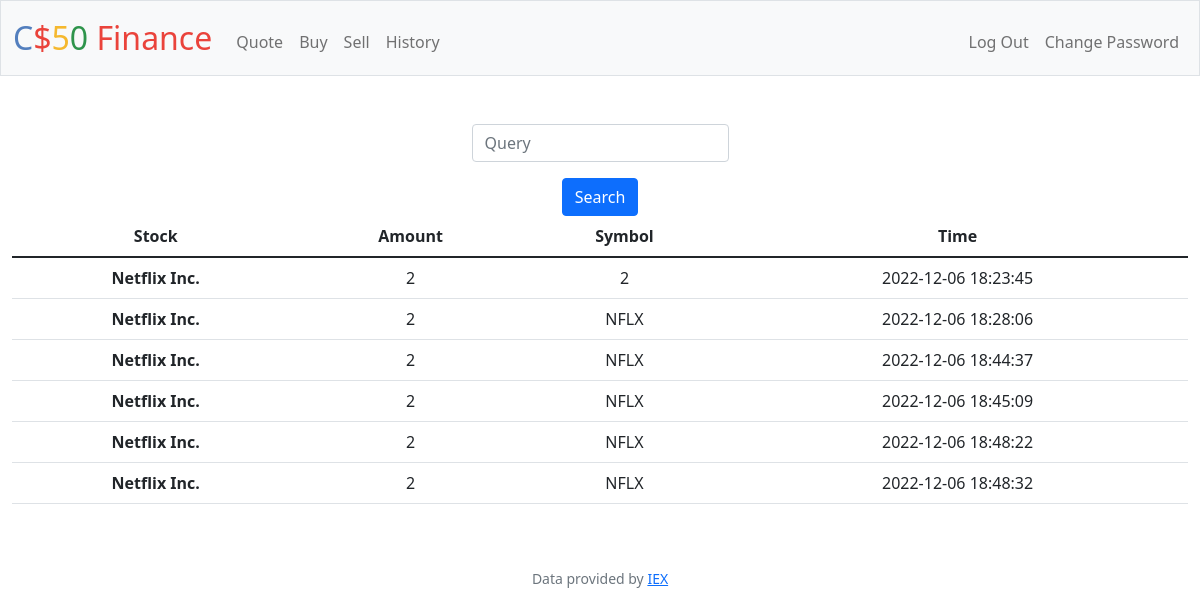
Screenshot of /history (signed in) with the database file from the repository.
### tables this page shows
CREATE TABLE history(id INTEGER PRIMARY KEY AUTOINCREMENT NOT NULL, name TEXT NOT NULL,user_id INTEGER, amount INTEGER, symbol TEXT, time TEXT, FOREIGN KEY(user_id) REFERENCES users(id));

### app.py (the view)
@app.route("/history")
@login_required
def history():
    everything = db.execute('SELECT * FROM history WHERE user_id=?', session['user_id'])
    return render_template('history.html', everything=everything)

### app.py (called while the page is built)
@app.after_request
def after_request(response):
    response.headers["Cache-Control"] = "no-cache, no-store, must-revalidate"
    response.headers["Expires"] = 0
    response.headers["Pragma"] = "no-cache"
    return response

### helpers.py (called while the page is built)
def login_required(f):
    @wraps(f)
    def decorated_function(*args, **kwargs):
        if session.get("user_id") is None:
            return redirect("/login")
        return f(*args, **kwargs)
    return decorated_function

### templates/history.html (shortened to what this page needs)
{% extends 'layout.html' %}
{% block main %}
    <form action="/history" method="post">
        <div class="mb-3">
            <input autocomplete="off" autofocus class="form-control mx-auto w-auto" id="query" name="query" placeholder="Query" type="text">
        </div>
        <button class="btn btn-primary" type="submit">Search</button>
    </form>
    <table class="table">
      <thead>
          <tr>
            <th scope="col">Stock</th>
            <th scope="col">Amount</th>
            <th scope="col">Symbol</th>
            <th scope="col">Time</th>
          </tr>
        </thead>
      <tbody>
        {% for something in everything %}
          <tr>
            <th scope="row">{{ something['name'] }}</th>
            <td>{{ something['amount'] }}</td>
            <td>{{ something['symbol'] }}</td>
            <td>{{ something['time'] }}</td>
          </tr>
        {% endfor %}
        </tbody>
  </table>
{% endblock %}

### templates/layout.html (shortened to what this page needs)
<!DOCTYPE html>
<html lang="en">
    <head>
        <link href="https://cdn.jsdelivr.net/npm/bootstrap@5.1.3/dist/css/bootstrap.min.css" rel="stylesheet">
        <link href="/static/styles.css" rel="stylesheet">
    </head>
    <body>
        <nav class="bg-light border navbar navbar-expand-md navbar-light">
            <div class="container-fluid">
                <a class="navbar-brand" href="/"><span class="blue">C</span><span class="red">$</span><span class="yellow">5</span><span class="green">0</span> <span class="red">Finance</span></a>
                <div class="collapse navbar-collapse" id="navbar">
                    {% if session["user_id"] %}
                        <ul class="navbar-nav me-auto mt-2">
                            <li class="nav-item"><a class="nav-link" href="/quote">Quote</a></li>
                            <li class="nav-item"><a class="nav-link" href="/buy">Buy</a></li>
                            <li class="nav-item"><a class="nav-link" href="/sell">Sell</a></li>
                            <li class="nav-item"><a class="nav-link" href="/history">History</a></li>
                        </ul>
                        <ul class="navbar-nav ms-auto mt-2">
                            <li class="nav-item"><a class="nav-link" href="/logout">Log Out</a></li>
                            <li class="nav-item"><a class="nav-link" href="/changepass">Change Password</a></li>
                        </ul>
                    {% else %}
                        <ul class="navbar-nav ms-auto mt-2">
                            <li class="nav-item"><a class="nav-link" href="/register">Register</a></li>
                            <li class="nav-item"><a class="nav-link" href="/login">Log In</a></li>
                        </ul>
                    {% endif %}
                </div>
            </div>
        </nav>
        <main class="container-fluid py-5 text-center">
            {% block main %}{% endblock %}
        </main>
        <footer class="mb-5 small text-center text-muted">
            Data provided by <a href="https://iexcloud.io/">IEX</a>
        </footer>
    </body>
</html>

### static/styles.css (style rules this page uses)
nav .navbar-brand { font-size: xx-large; }
nav .navbar-brand .blue { color: #537fbe; }
nav .navbar-brand .red { color: #ea433b; }
nav .navbar-brand .yellow { color: #f5b82e; }
nav .navbar-brand .green { color: #2e944b; }
th { text-align:center; }

### rows the page displays
history: name "Netflix Inc.", amount "2", symbol "2", time "2022-12-06 18:23:45"
history: name "Netflix Inc.", amount "2", symbol "NFLX", time "2022-12-06 18:28:06"
history: name "Netflix Inc.", amount "2", symbol "NFLX", time "2022-12-06 18:44:37"
history: name "Netflix Inc.", amount "2", symbol "NFLX", time "2022-12-06 18:45:09"
history: name "Netflix Inc.", amount "2", symbol "NFLX", time "2022-12-06 18:48:22"
history: name "Netflix Inc.", amount "2", symbol "NFLX", time "2022-12-06 18:48:32"
